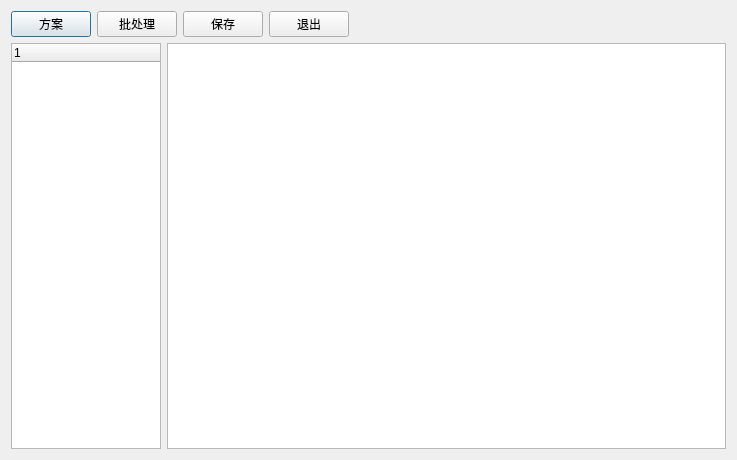
<?xml version="1.0" encoding="UTF-8"?>
<ui version="4.0">
 <class>w_bt_dish_kitchenview</class>
 <widget class="QDialog" name="w_bt_dish_kitchenview">
  <property name="geometry">
   <rect>
    <x>0</x>
    <y>0</y>
    <width>737</width>
    <height>460</height>
   </rect>
  </property>
  <property name="windowTitle">
   <string>Dialog</string>
  </property>
  <layout class="QVBoxLayout" name="verticalLayout">
   <item>
    <layout class="QHBoxLayout" name="horizontalLayout_2">
     <item>
      <widget class="lds_toolbar_button" name="pushButton_kitchen_plan">
       <property name="text">
        <string>方案</string>
       </property>
       <property name="outer_stylesheet" stdset="0">
        <string>pushbutton</string>
       </property>
      </widget>
     </item>
     <item>
      <widget class="lds_toolbar_button" name="pushButton_bath">
       <property name="text">
        <string>批处理</string>
       </property>
       <property name="outer_stylesheet" stdset="0">
        <string>pushbutton</string>
       </property>
      </widget>
     </item>
     <item>
      <widget class="lds_toolbar_button" name="pushButton_save">
       <property name="text">
        <string>保存</string>
       </property>
       <property name="outer_stylesheet" stdset="0">
        <string>pushbutton</string>
       </property>
      </widget>
     </item>
     <item>
      <widget class="lds_toolbar_button" name="pushButton_exit">
       <property name="text">
        <string>退出</string>
       </property>
       <property name="outer_stylesheet" stdset="0">
        <string>pushbutton</string>
       </property>
      </widget>
     </item>
     <item>
      <spacer name="horizontalSpacer">
       <property name="orientation">
        <enum>Qt::Horizontal</enum>
       </property>
       <property name="sizeHint" stdset="0">
        <size>
         <width>40</width>
         <height>20</height>
        </size>
       </property>
      </spacer>
     </item>
    </layout>
   </item>
   <item>
    <layout class="QHBoxLayout" name="horizontalLayout">
     <item>
      <widget class="lds_treeWidget" name="treeWidget">
       <property name="maximumSize">
        <size>
         <width>150</width>
         <height>16777215</height>
        </size>
       </property>
       <column>
        <property name="text">
         <string notr="true">1</string>
        </property>
       </column>
      </widget>
     </item>
     <item>
      <widget class="lds_tableView" name="tableView"/>
     </item>
    </layout>
   </item>
  </layout>
 </widget>
 <customwidgets>
  <customwidget>
   <class>lds_toolbar_button</class>
   <extends>QPushButton</extends>
   <header>lds_toolbar_button.h</header>
  </customwidget>
  <customwidget>
   <class>lds_tableView</class>
   <extends>QTableView</extends>
   <header>lds_tableview.h</header>
  </customwidget>
  <customwidget>
   <class>lds_treeWidget</class>
   <extends>QTreeWidget</extends>
   <header>lds_treewidget.h</header>
  </customwidget>
 </customwidgets>
 <resources/>
 <connections/>
</ui>
